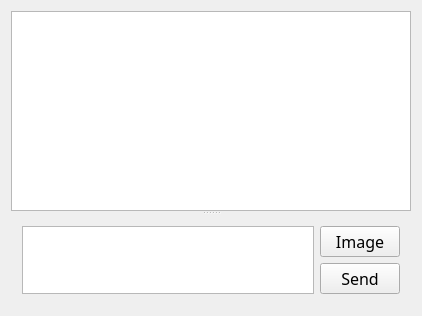
<?xml version="1.0" encoding="UTF-8"?>
<ui version="4.0">
 <class>Widget</class>
 <widget class="QWidget" name="Widget">
  <property name="geometry">
   <rect>
    <x>0</x>
    <y>0</y>
    <width>420</width>
    <height>316</height>
   </rect>
  </property>
  <property name="windowTitle">
   <string>Client</string>
  </property>
  <layout class="QVBoxLayout" name="verticalLayout_2">
   <item>
    <widget class="QSplitter" name="splitter">
     <property name="orientation">
      <enum>Qt::Vertical</enum>
     </property>
     <widget class="QTextEdit" name="tedtOutput">
      <property name="minimumSize">
       <size>
        <width>400</width>
        <height>200</height>
       </size>
      </property>
      <property name="font">
       <font>
        <family>微软雅黑</family>
        <pointsize>12</pointsize>
       </font>
      </property>
      <property name="readOnly">
       <bool>true</bool>
      </property>
     </widget>
     <widget class="QWidget" name="">
      <layout class="QHBoxLayout" name="horizontalLayout">
       <item>
        <widget class="QTextEdit" name="tedtInput">
         <property name="minimumSize">
          <size>
           <width>0</width>
           <height>40</height>
          </size>
         </property>
         <property name="maximumSize">
          <size>
           <width>16777215</width>
           <height>16777215</height>
          </size>
         </property>
         <property name="font">
          <font>
           <family>微软雅黑</family>
           <pointsize>12</pointsize>
          </font>
         </property>
        </widget>
       </item>
       <item>
        <layout class="QVBoxLayout" name="verticalLayout">
         <item>
          <widget class="QPushButton" name="btnImage">
           <property name="sizePolicy">
            <sizepolicy hsizetype="Minimum" vsizetype="Preferred">
             <horstretch>0</horstretch>
             <verstretch>0</verstretch>
            </sizepolicy>
           </property>
           <property name="minimumSize">
            <size>
             <width>0</width>
             <height>0</height>
            </size>
           </property>
           <property name="font">
            <font>
             <family>微软雅黑</family>
             <pointsize>12</pointsize>
            </font>
           </property>
           <property name="text">
            <string>Image</string>
           </property>
          </widget>
         </item>
         <item>
          <widget class="QPushButton" name="btnSend">
           <property name="sizePolicy">
            <sizepolicy hsizetype="Minimum" vsizetype="Preferred">
             <horstretch>0</horstretch>
             <verstretch>0</verstretch>
            </sizepolicy>
           </property>
           <property name="minimumSize">
            <size>
             <width>0</width>
             <height>0</height>
            </size>
           </property>
           <property name="font">
            <font>
             <family>微软雅黑</family>
             <pointsize>12</pointsize>
            </font>
           </property>
           <property name="text">
            <string>Send</string>
           </property>
           <property name="shortcut">
            <string>Return</string>
           </property>
          </widget>
         </item>
        </layout>
       </item>
      </layout>
     </widget>
    </widget>
   </item>
  </layout>
 </widget>
 <layoutdefault spacing="6" margin="11"/>
 <resources/>
 <connections/>
</ui>
